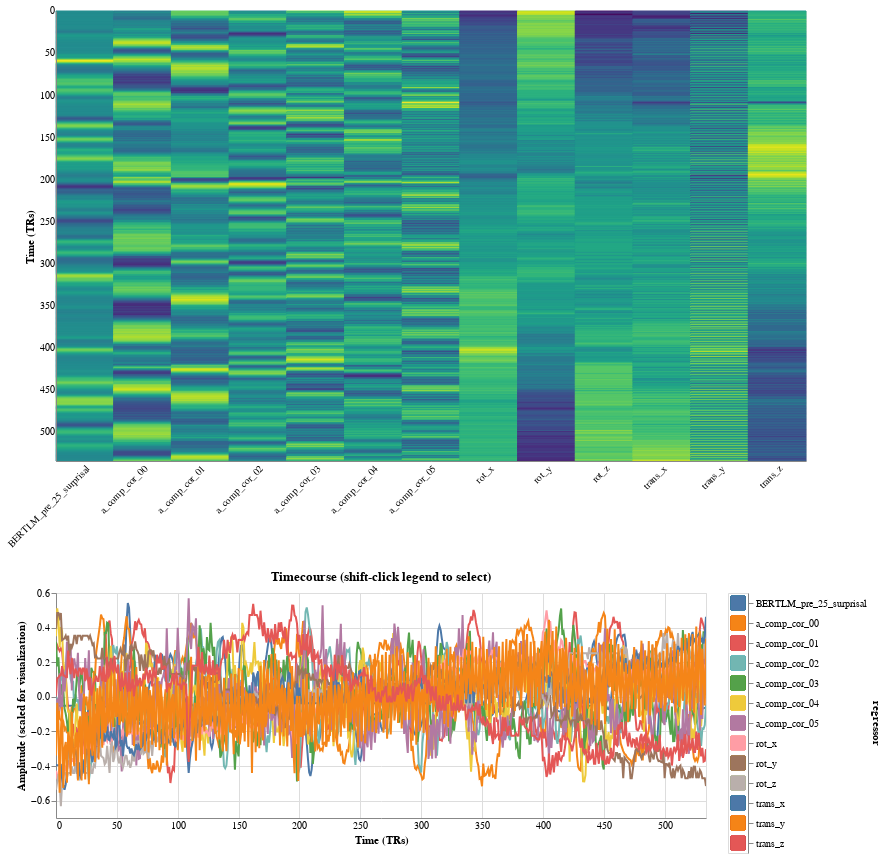

Notebook code for this chart:
### Code cell
# Plot example design matrix
single_models['BERTLM_pre_25_surprisal']['Budapest']['movie'].plot_report()

### Figure 1 — Vega-Lite specification as saved in the notebook (floating-point values rounded to 4 significant figures; data arrays with more than 128 entries replaced by an {"elided": "..."} marker saying what was removed)
{"$schema": "https://vega.github.io/schema/vega-lite/v4.8.1.json", "config": {"scale": {"bandPaddingInner": 0.0}, "view": {"continuousHeight": 300, "continuousWidth": 400}}, "data": {"name": "data-f1ed85d9d0beb375624d0ac92500d8cd"}, "datasets": {"data-f1ed85d9d0beb375624d0ac92500d8cd": {"elided": "6955 records"}}, "resolve": {"scale": {"color": "independent"}}, "vconcat": [{"encoding": {"fill": {"field": "value", "legend": null, "scale": {"scheme": "viridis"}, "sort": "ascending", "type": "quantitative"}, "stroke": {"field": "value", "legend": null, "scale": {"scheme": "viridis"}, "sort": "ascending", "type": "quantitative"}, "x": {"axis": {"labelAngle": -45, "ticks": false, "title": null}, "field": "regressor", "sort": null, "type": "nominal"}, "y": {"axis": {"labels": true, "ticks": false, "title": "Time (TRs)", "values": [0, 50, 100, 150, 200, 250, 300, 350, 400, 450, 500]}, "field": "scan_number", "type": "ordinal"}}, "height": 450, "mark": "rect", "width": 750}, {"hconcat": [{"encoding": {"color": {"field": "regressor", "legend": null, "type": "nominal"}, "x": {"axis": {"ticks": false, "title": "Time (TRs)", "values": [0, 50, 100, 150, 200, 250, 300, 350, 400, 450, 500]}, "field": "scan_number", "scale": {"domain": [0, 534]}, "type": "quantitative"}, "y": {"axis": {"title": "Amplitude (scaled for visualization)"}, "field": "value", "type": "quantitative"}}, "height": 225, "mark": {"clip": true, "type": "line"}, "title": "Timecourse (shift-click legend to select)", "transform": [{"filter": {"selection": "selector005"}}], "width": 650}, {"encoding": {"color": {"field": "regressor", "legend": null, "type": "nominal"}, "y": {"axis": {"orient": "right"}, "field": "regressor", "type": "nominal"}}, "mark": {"size": 200, "type": "square"}, "selection": {"selector005": {"fields": ["regressor"], "type": "multi"}}}]}]}
